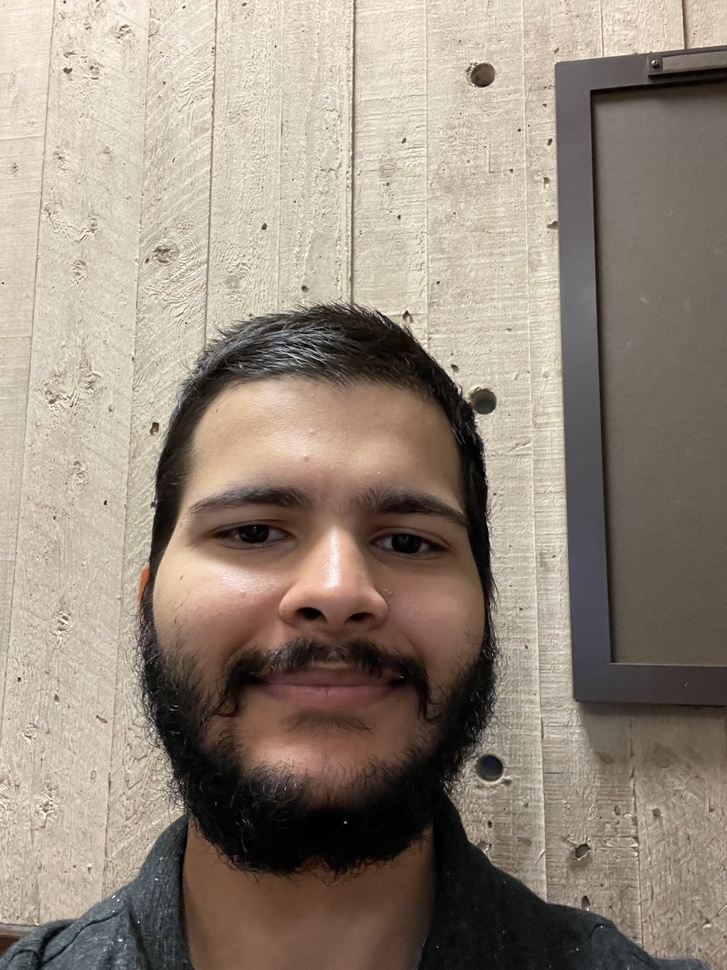
#> input picture deep-fry/image0.jpg, 727 x 970 px, shrunk from 2316 x 3088 before the run
$ python test.py image0.jpg
#> lines starting #> are read from the running program, lines starting #| are printed output that depends on the picture
import sys

import numpy as np
import cv2

# reads in the image
image = cv2.imread(sys.argv[1], flags=cv2.IMREAD_COLOR)
#> image is the input picture: shape (970, 727, 3); mean B, G, R 123.9, 136.7, 149.2

def fry(image, saturation):
    # sets the green channel equal to the
    # increase saturation
#> called with saturation = 1.4
    hsvImg = cv2.cvtColor(image,cv2.COLOR_BGR2HSV)
#> hsvImg: shape (970, 727, 3); mean H, S, V 23.1, 51.1, 149.6
    hsvImg[...,1] = hsvImg[...,1]*saturation
#> hsvImg: shape (970, 727, 3); mean H, S, V 23.1, 69.5, 149.6
    image=cv2.cvtColor(hsvImg,cv2.COLOR_HSV2BGR)
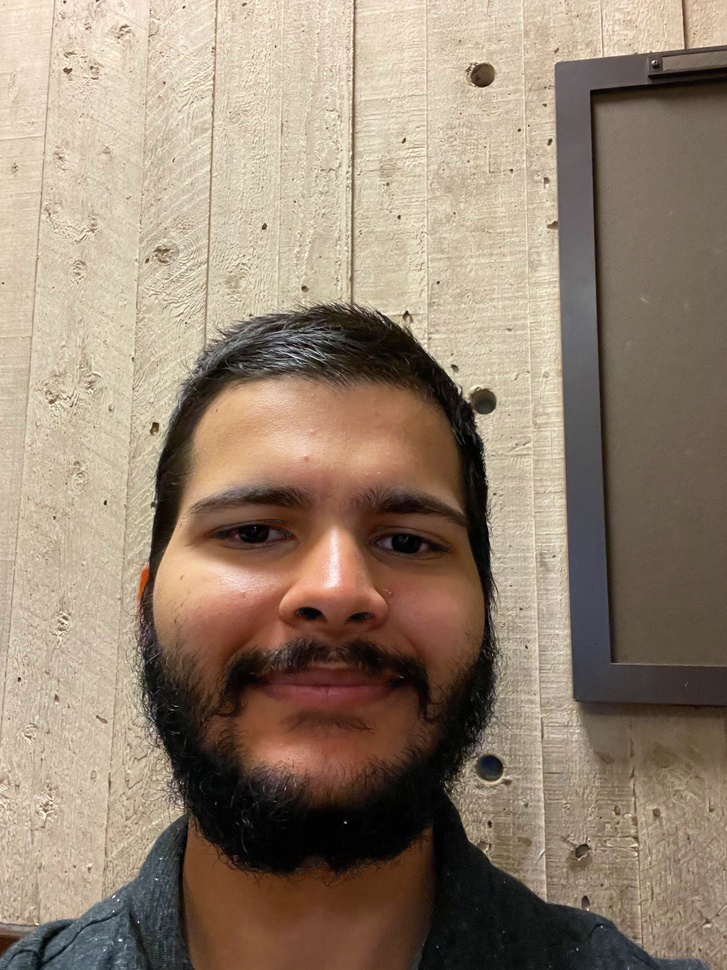
#> image: shape (970, 727, 3); mean B, G, R 113.5, 131.3, 149.1

    image[...,0] = image[...,0] * 1.1 # sets the red channel to the green channel
    image[...,1] = image[...,0] * 1.1 # sets the red channel to the green channel
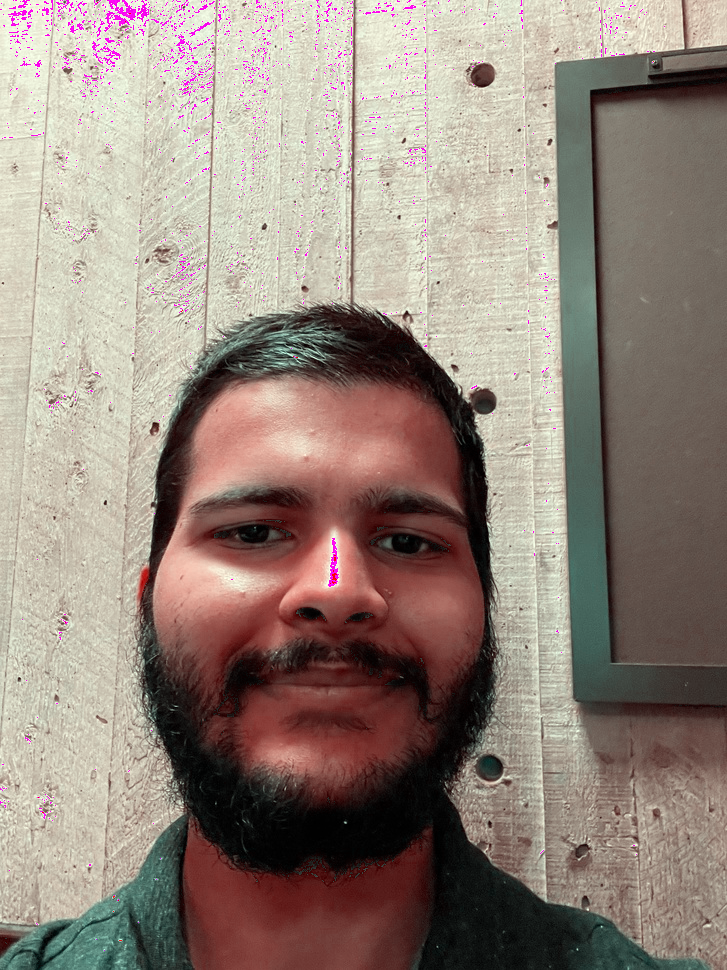
#> image: shape (970, 727, 3); mean B, G, R 124.4, 134.6, 149.1
    return image

def sharp(image):
    # sharpening kernel
    kernel = np.array([[0, -1, 0],
                       [-1, 5,-1],
                       [0, -1, 0]])
    return cv2.filter2D(src=image, ddepth=-1, kernel=kernel)

cv2.imwrite("fry.png", fry(image, 1.4))
cv2.imwrite("output.png", fry(sharp(sharp(image)), 5))
#> in sharp (call 2), `kernel = np.array([[0, -1, 0], [-1, 5,-1], [0, -1, 0]])`: kernel = [[0, -1, 0], [-1, 5, -1], [0, -1, 0]]
#> in sharp (call 2), `return cv2.filter2D(src=image, ddepth=-1, kernel=kernel)`:
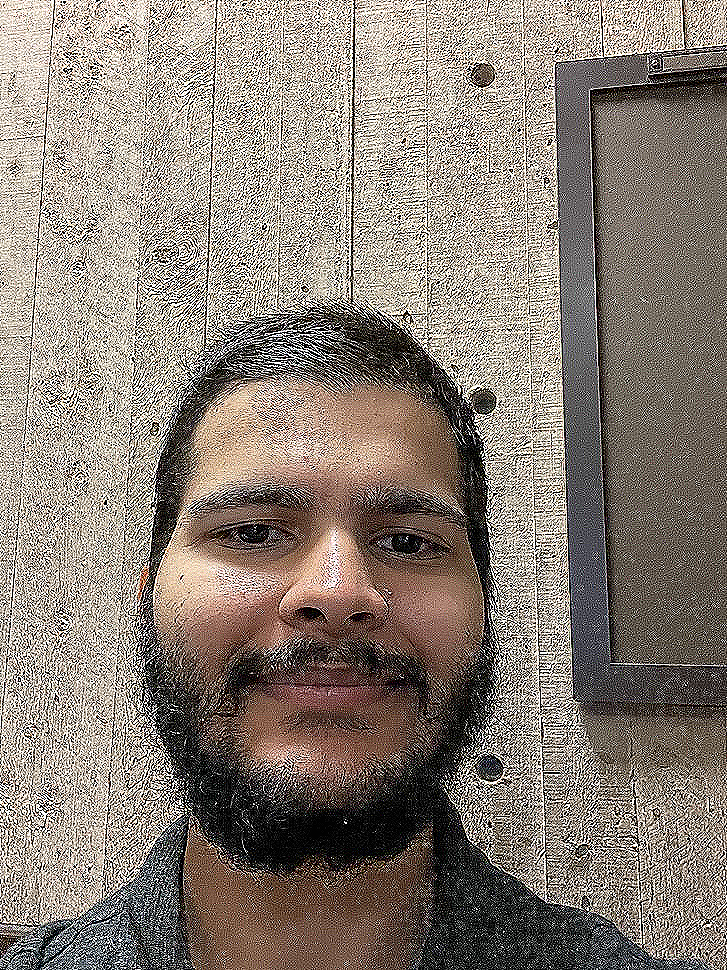
#> returned value: shape (970, 727, 3); mean of channels 0, 1, 2 118.8, 127.6, 137.4; drawn as B, G, R
#> call 2 of fry, with saturation = 5
#> in fry (call 2), `hsvImg = cv2.cvtColor(image,cv2.COLOR_BGR2HSV)`: hsvImg: shape (970, 727, 3); mean H, S, V 23, 54.3, 138.4
#> in fry (call 2), `hsvImg[...,1] = hsvImg[...,1]*saturation`: hsvImg: shape (970, 727, 3); mean H, S, V 23, 91.7, 138.4
#> in fry (call 2), `image=cv2.cvtColor(hsvImg,cv2.COLOR_HSV2BGR)`:
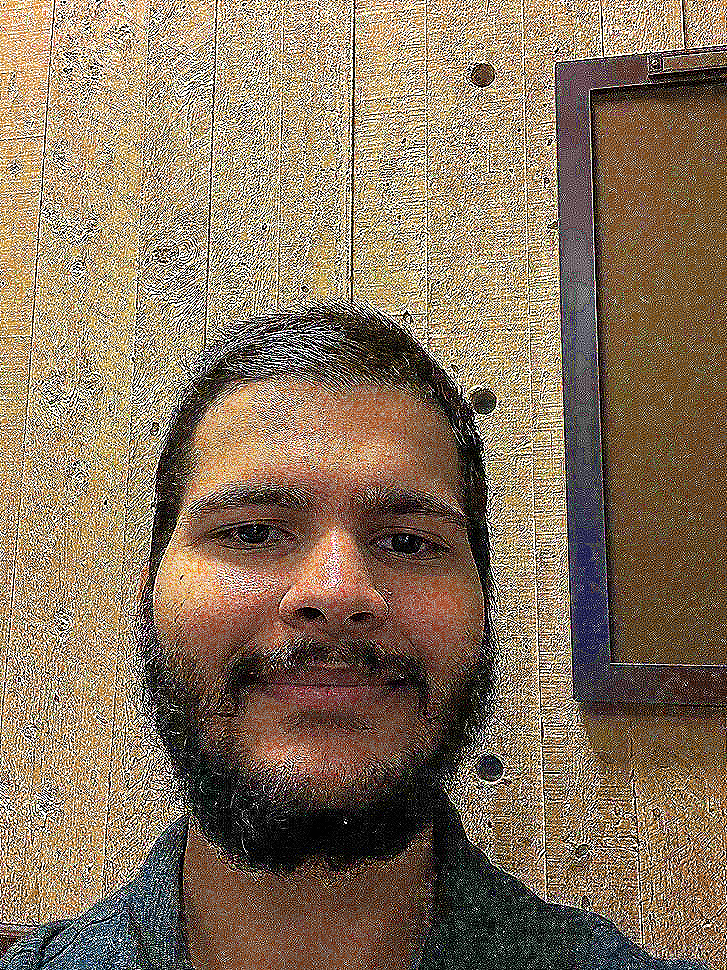
#> image: shape (970, 727, 3); mean B, G, R 94.4, 116, 135.6
#> in fry (call 2), `image[...,0] = image[...,0] * 1.1`:
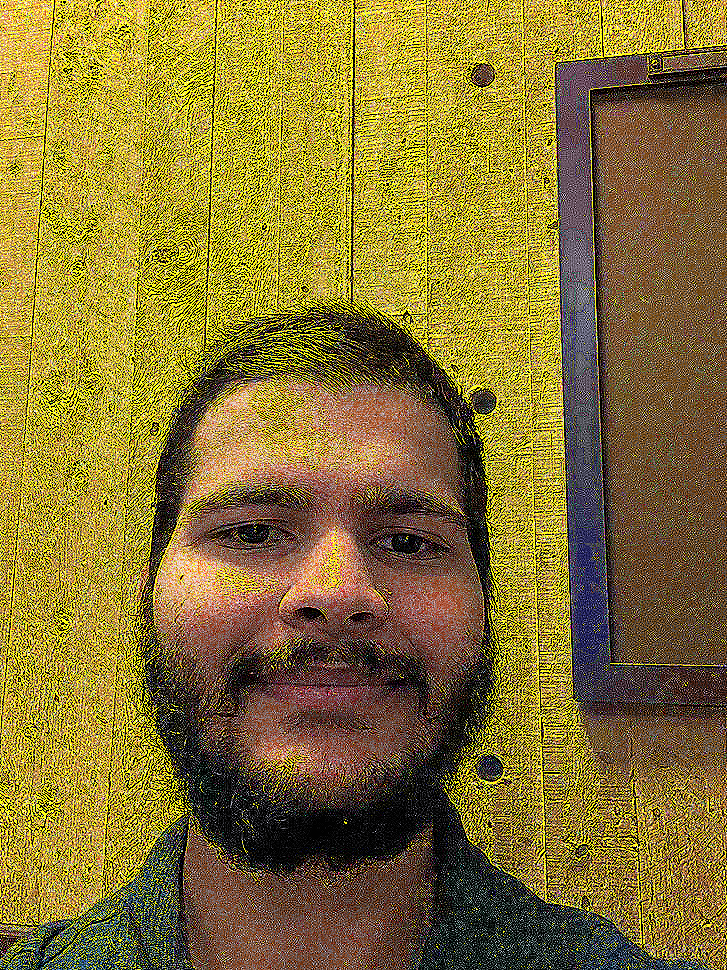
#> image: shape (970, 727, 3); mean B, G, R 53, 116, 135.6
#> in fry (call 2), `image[...,1] = image[...,0] * 1.1`:
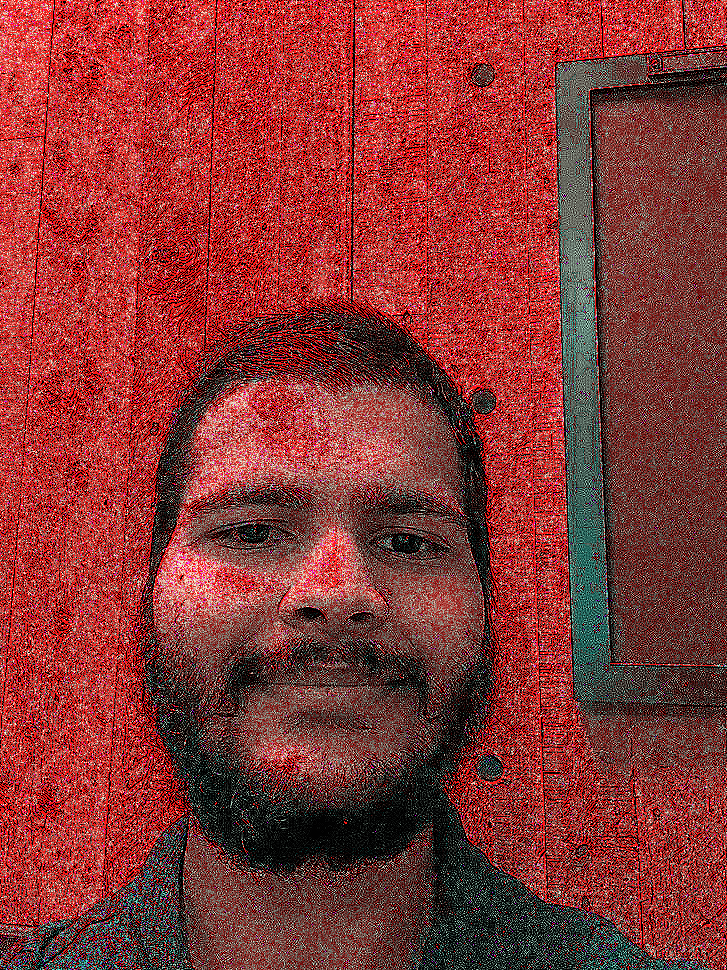
#> image: shape (970, 727, 3); mean B, G, R 53, 55.3, 135.6

$ run again, on deep-fry/e0eff0403df8f7245c0f2e3d792390d0.png
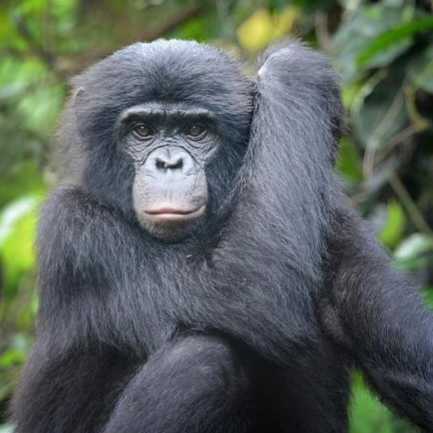
#> input picture deep-fry/e0eff0403df8f7245c0f2e3d792390d0.png, 433 x 433 px
#> image is the input picture: shape (433, 433, 3); mean B, G, R 92.5, 98.9, 90
#> kernel = [[0, -1, 0], [-1, 5, -1], [0, -1, 0]]
#> in sharp (call 2), `return cv2.filter2D(src=image, ddepth=-1, kernel=kernel)`:
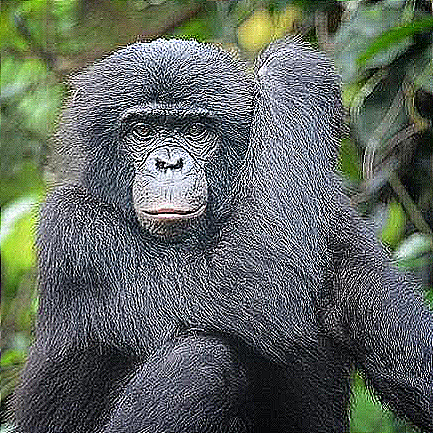
#> returned value: shape (433, 433, 3); mean of channels 0, 1, 2 94.4, 102.4, 94.4; drawn as B, G, R
#> in fry (call 2), `image[...,1] = image[...,0] * 1.1`:
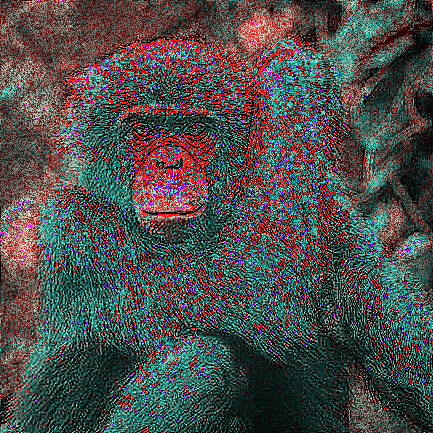
#> image: shape (433, 433, 3); mean B, G, R 75.1, 76.5, 75.5
